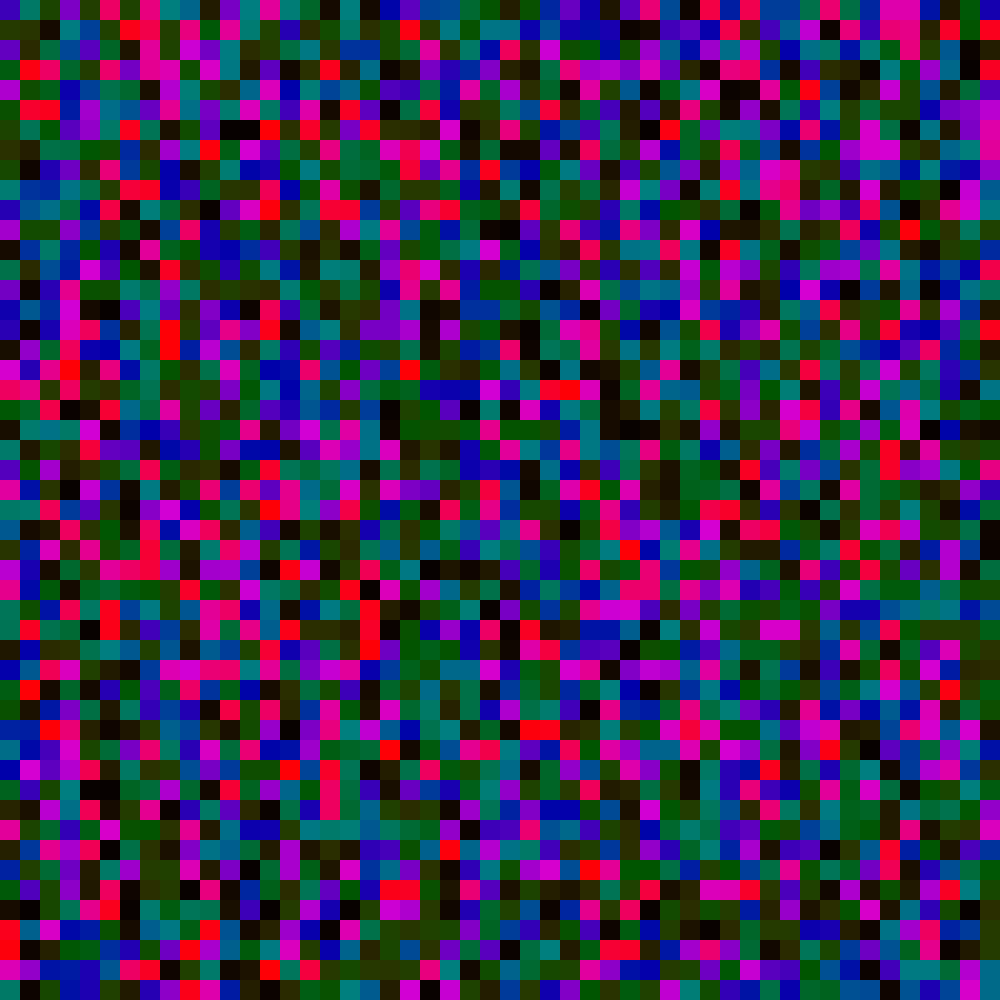
Frame 1 (no input)
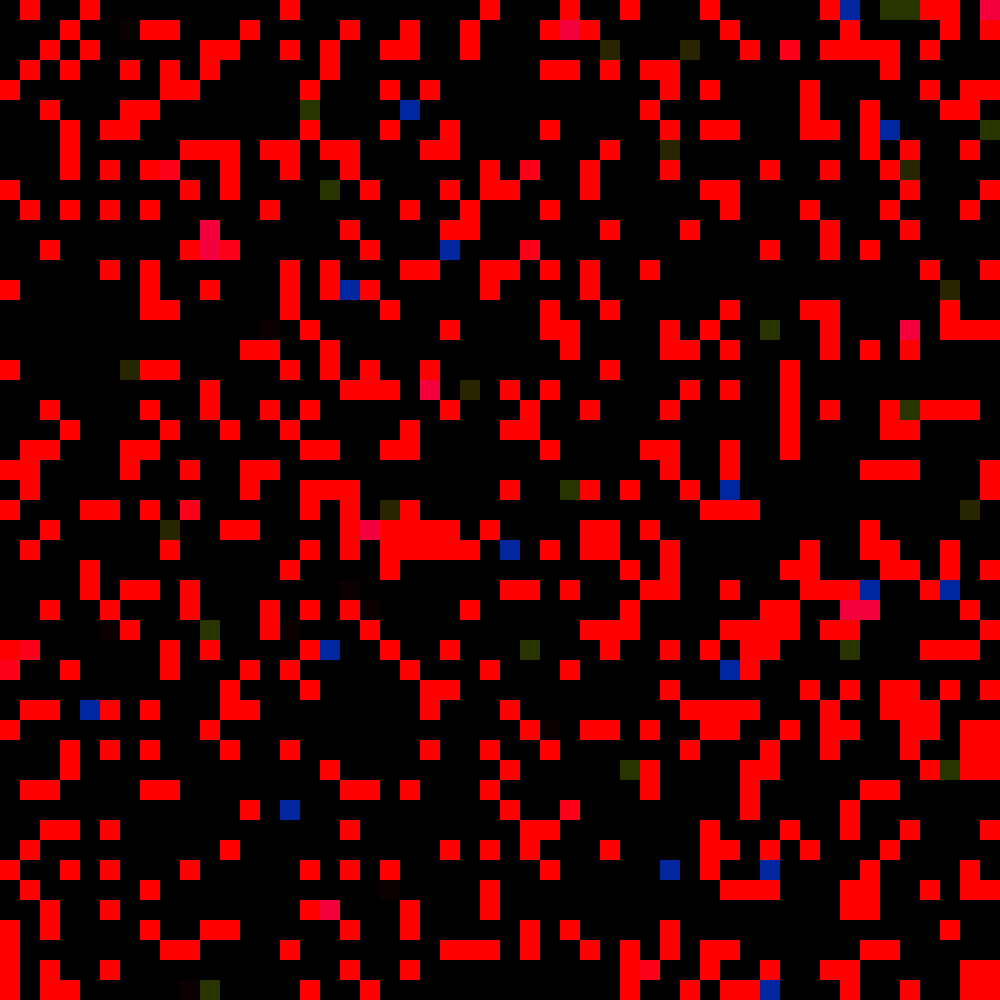
Frame 60 (no input)
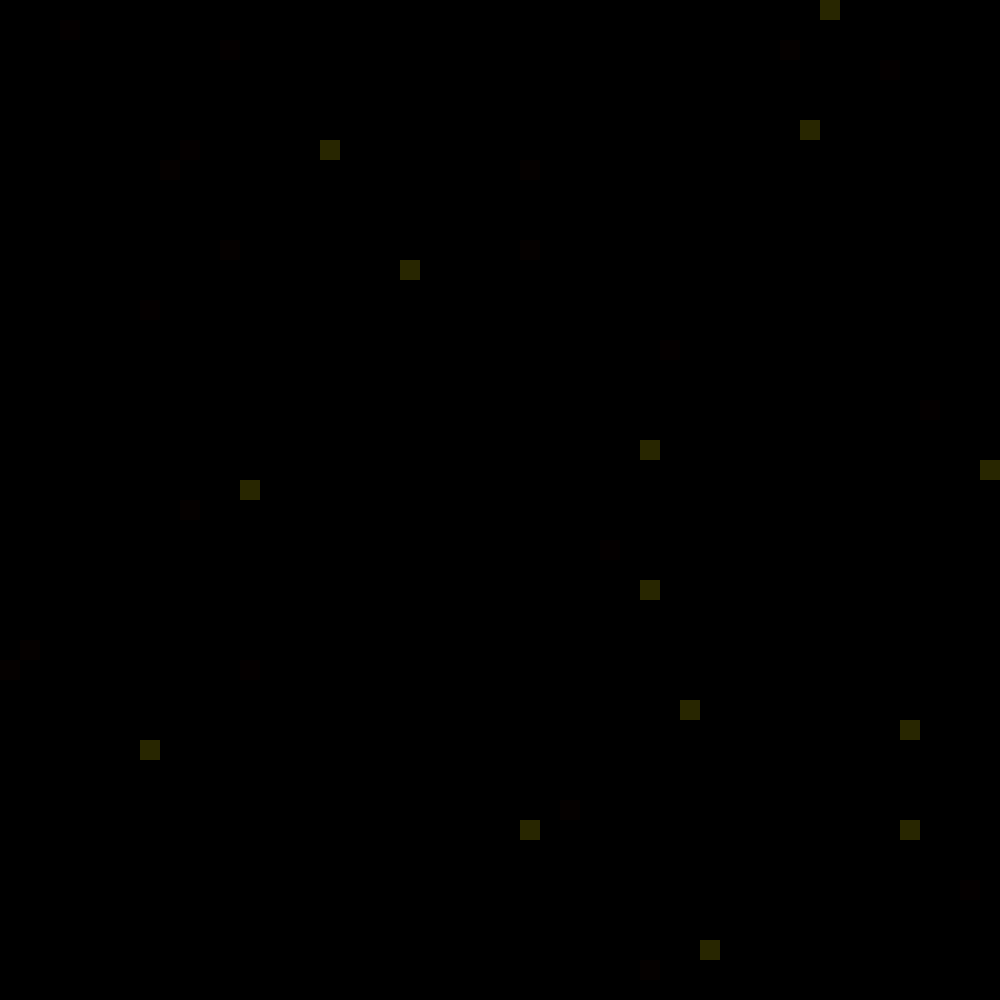
Frame 120 (the mouse pressed at the canvas centre since frame 60)

The p5.js sketch that drew these frames (run headless with seeded random() and noise() and a simulated clock; from frame 60 on, the mouse is pressed at the canvas centre):

// p5.js sketch
// ── sketch.js
let grid = [];
let next = [];
let sz = 20;
let celltotal = 0; // need to get cell total becaue array has some parts undefined in order to get change pixel size
let gotToOne = 0;

function setup() {

  // square canvas based on the smallest length
  if (windowWidth > windowHeight) {
    createCanvas(windowHeight, windowHeight);
    print("height");
  } else {
    createCanvas(windowWidth, windowWidth);
    print("width");

  }
  colorMode(HSB,255) // set the maximum for all colors at 255
  noStroke();
  //stroke(255);
  
  makeStartGrid();
  
  print(grid.length, (grid.length - 1) / sz, celltotal)
}

function draw() {
  background(220);
  
  // check for clear grid
  if (celltotal === gotToOne){
   grid = [[]]; // clear the grids
   next = [[]];
   makeStartGrid();   // restart when all have reached one
   gotToOne = 0; // clear got to one
   }
  
  // repeatedly run the three functions
  drawGrid();
  getNextGen();
  swap();
  

}

function makeStartGrid(){
  
  celltotal =0;
  // make the grid and next with a  simple javaScript object litteral 
  for (let x = 0; x < width/sz; x++) {
    grid[x] = [];
    next[x] = []
    for (let y = 0; y < height/sz; y++) {
      grid[x][y] = {
        a: floor(random(7, 255)), // random seed, must be an int , floor it!
      
        b: 0
      }; // js object litteral
      next[x][y] = {
        a: 0,
        b: 0
      }; // js object litteral
      celltotal++
    }

  }
  
  
}

function getNextGen() {
  gotToOne = 0; // need to clear the variable each time through
  for (let x = 0; x < grid.length; x++) {
    for (let y = 0; y < grid[x].length; y++) {
      
      // colatz conjecture 

      if (grid[x][y].a % 2 == 0 && grid[x][y].a > 0) { // if it is even and greater thean zero divide by two

        next[x][y].a = grid[x][y].a / 2

      } else { // else multiply by 3 and add one

        next[x][y].a = (grid[x][y].a * 3) + 1
      }
      
      // check to see if it made it to one
      if (grid[x][y].a === 1) {
        grid[x][y].a = 0; // set that cell to zero since it has reached its goal
        gotToOne++;

      }


    }

  }



}

function drawGrid() {
  for (let x = 0; x < grid.length; x++) {
    for (let y = 0; y < grid[x].length; y++) {
      //let c = map(grid[x][y].a,0,9555555555555,50,255);
      fill(grid[x][y].a,255, grid[x][y].a); // full satuatioin h and b are from grid
      // fill(127-c,255-c,125-c);
      //fill(c,grid[x][y].b,c);
      rect(x*sz, y*sz, sz, sz);
    }
  }

}

function swap() {
  grid = next;

}
